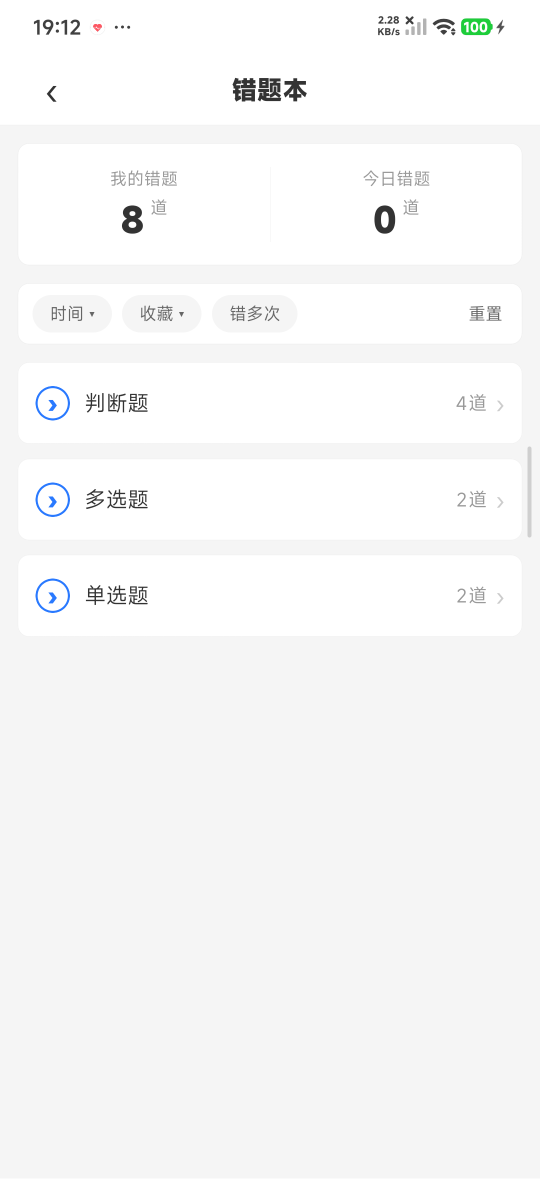
#> input picture training-app/叉车维修培训学员端跨端应用/docs/verification/device/1083/20-groups-view.png, 1080 x 2400 px (shown at 1/2 size)
$ python structure-check.py
#> lines starting #> are read from the running program, lines starting #| are printed output that depends on the picture; after the words box and inside, x2 and y2 are one past the last pixel; in counts of white or black regions, pixels touching at a corner belong together
"""#1083 ①a 真机取证的像素结构断言（PIL + numpy，**非 OCR**）。

判据形状照先例 docs/verification/device/1080/structure-check.py。
颜色 / 尺寸事实取自 pages/profile/components/wrong-question-card.uvue 的 <style>：

    .record-question-img   height:320rpx、background-color:#f8f9fa   （题干图块）
    .card-action-btn       border:1rpx solid #2979ff（「查看答案与解析」，白底蓝描边）
    .card-action-primary   background-color:#2979ff（实心「重做」）
    .card-action-danger    border:1rpx solid #f44336（描边「移出」）
    .answer-section        background-color:#f8f9fa、padding:16rpx、margin-top:16rpx
    .answer-line/.answer-explain   color:#666666（空态 .answer-empty 为 #999999）

本机 rpx→px 系数 = 1156/750 = 1.54133 ⇒ 320rpx = 493.2 px。

⚠️ 面板色 #f8f9fa 与页面底色 #f5f5f5 只差 3 —— 判面板时 TOL 必须收到 2，
   否则两种底色互相污染（首版 TOL=6 就踩了这个坑，读数不可用）。

用法：
    python structure-check.py                 # 断言同目录下的 20/21/22 三张图
    python structure-check.py --dir <目录>

退出码：0 = 全部断言通过；1 = 有断言失败。
"""

import argparse
import os
import sys

import numpy as np
from PIL import Image

# 本机控制台是 GBK：不强制 UTF-8 时，输出里的 ⇒ 之类字符会直接抛 UnicodeEncodeError，
# 且 Tee 出去的机检文件会变成 GBK（入库产物必须是 UTF-8）。
try:
    sys.stdout.reconfigure(encoding='utf-8', errors='replace')
except Exception:
    pass

BLUE = (0x29, 0x79, 0xFF)   # #2979ff
RED = (0xF4, 0x43, 0x36)    # #f44336
PANEL = (0xF8, 0xF9, 0xFA)  # #f8f9fa
TEXT = (0x66, 0x66, 0x66)   # #666666

RIGHT_HALF_X = 620          # 卡片操作行都在右半区；左半区是题干/标签
MIN_BAND_PX = 20
PANEL_TOL = 2               # 见文件头：必须收紧，否则与 #f5f5f5 混淆

FAILS = []
INFOS = []


def load(path):
    if not os.path.exists(path):
        FAILS.append(f'缺图：{os.path.basename(path)}')
        return None
    return np.array(Image.open(path).convert('RGB'))


def mask(a, rgb, tol=6):
    r, g, b = rgb
    return ((np.abs(a[:, :, 0].astype(int) - r) <= tol) &
            (np.abs(a[:, :, 1].astype(int) - g) <= tol) &
            (np.abs(a[:, :, 2].astype(int) - b) <= tol))


def bands(m, x_from=0, min_px=MIN_BAND_PX):
    sub = m[:, x_from:]
    rows = sub.sum(axis=1)
    out, inb, start = [], False, 0
    for y, c in enumerate(rows):
        if c >= min_px and not inb:
            inb, start = True, y
        elif c < min_px and inb:
            inb = False
            out.append((start, y - 1))
    if inb:
        out.append((start, len(rows) - 1))
    res = []
    for (y0, y1) in out:
        s = sub[y0:y1 + 1]
        xs = np.where(s.any(axis=0))[0]
        if len(xs):
            res.append((y0, y1, int(xs.min()) + x_from, int(xs.max()) + x_from, int(s.sum())))
    return res


def show(title, bs):
    print(f'  {title}: bands={len(bs)}')
    for (y0, y1, x0, x1, px) in bs:
        print(f'     y {y0:5d}-{y1:5d} (h={y1 - y0 + 1:4d})  x {x0:5d}-{x1:5d}  px={px}')


def main():
    ap = argparse.ArgumentParser()
    ap.add_argument('--dir', default=os.path.dirname(os.path.abspath(__file__)))
    ap.add_argument('--groups', default='20-groups-view.png')
    ap.add_argument('--cards', default='21-card-list.png')
    ap.add_argument('--opened', default='22-answer-open.png')
    a = ap.parse_args()

    groups = load(os.path.join(a.dir, a.groups))
    cards = load(os.path.join(a.dir, a.cards))
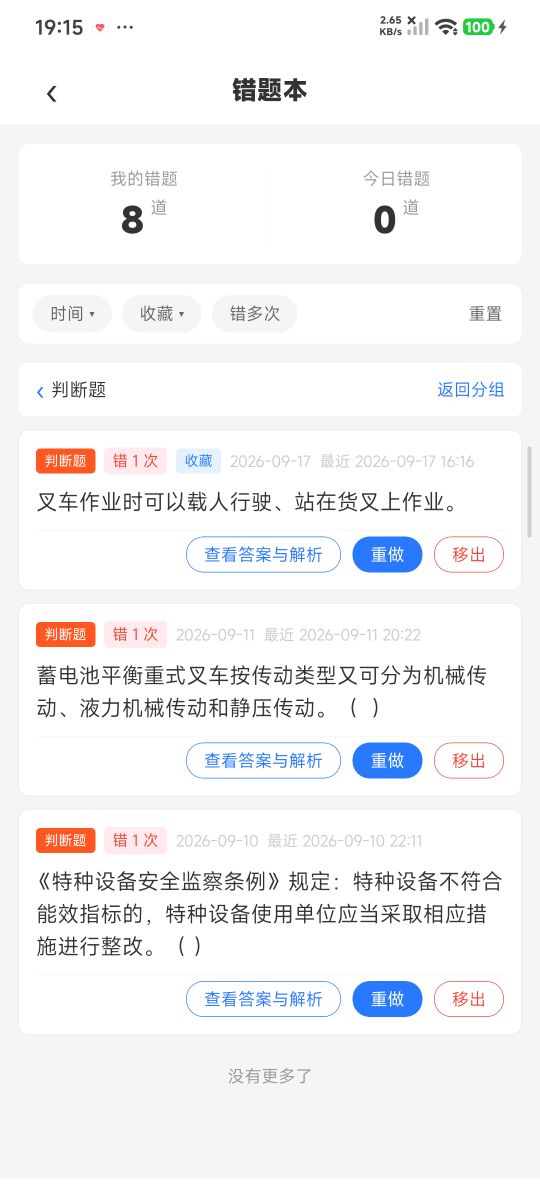
#> input picture training-app/叉车维修培训学员端跨端应用/docs/verification/device/1083/21-card-list.png, 1080 x 2400 px (shown at 1/2 size)
    opened = load(os.path.join(a.dir, a.opened))
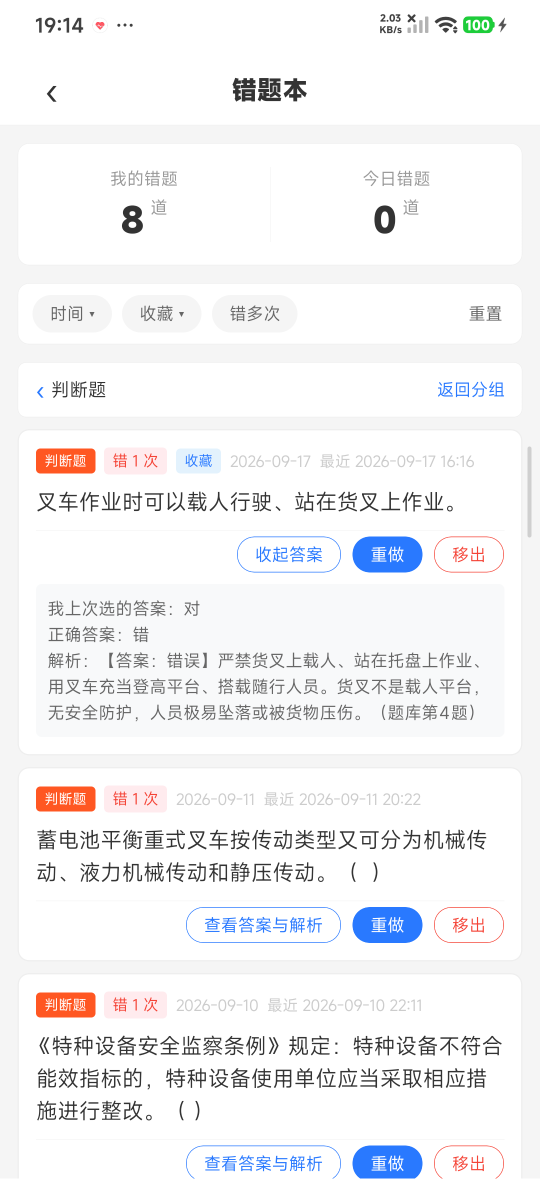
#> input picture training-app/叉车维修培训学员端跨端应用/docs/verification/device/1083/22-answer-open.png, 1080 x 2400 px (shown at 1/2 size)
    if groups is None or cards is None or opened is None:
        print('\n'.join(FAILS))
        return 1

    for name, img in ((a.groups, groups), (a.cards, cards), (a.opened, opened)):
        print(f'image {name}: {img.shape[1]} x {img.shape[0]}')
#> this loop made 3 passes
#> name on passes 1 to 3: '20-groups-view.png', '21-card-list.png', '22-answer-open.png'
#| image 20-groups-view.png: 1080 x 2400
#| image 21-card-list.png: 1080 x 2400
#| image 22-answer-open.png: 1080 x 2400

    # ---- A. 分组视图：右半区没有卡片操作行 ----
    print('\n[A] 分组视图（默认态）右半区不得出现卡片操作行')
    gb = bands(mask(groups, BLUE), RIGHT_HALF_X)
#> in mask, `return ((np.abs(a[:, :, 0].astype(int) - r) <= tol) & (np.abs(a[:, :, ..`:
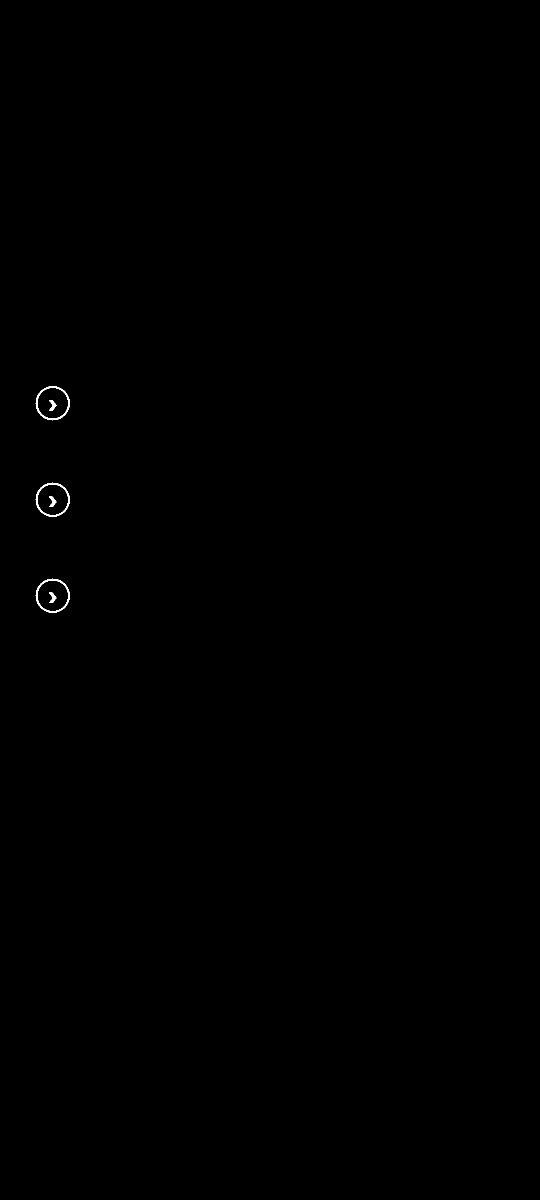
#> returned value: shape (2400, 1080) bool (shown at 1/2 size); 0.1% white; 6 white regions, box (x1, y1, x2, y2) and area: (71, 772, 140, 841) 668, (71, 965, 140, 1034) 668, (71, 1157, 140, 1226) 668, (98, 800, 113, 821) 158, (98, 993, 113, 1014) 158, (98, 1185, 113, 1206) 158
#> in bands, `sub = m[:, x_from:]`: sub: shape (2400, 460) bool; every value is 0
#> in bands, `rows = sub.sum(axis=1)`: rows = 2400 values from 0 to 0
#> after the loop in bands, `for y, c in enumerate(rows):`: inb = False; out = []; start = 0
#> after the loop in bands, `for (y0, y1) in out:`: res = []
#> gb = []
    gr = bands(mask(groups, RED), RIGHT_HALF_X)
#> in mask (call 2), `return ((np.abs(a[:, :, 0].astype(int) - r) <= tol) & (np.abs(a[:, :, ..`: returned value: shape (2400, 1080) bool; every value is 0
#> gr = []
    show('blue #2979ff x>620', gb)
#|   blue #2979ff x>620: bands=0
    show('red  #f44336 x>620', gr)
#|   red  #f44336 x>620: bands=0
    if not gb and not gr:
        print('  PASS 分组视图右半区零操作行 ⇒ 默认确为分组视图')
    else:
        FAILS.append('分组视图右半区出现卡片操作行 ⇒ 这一帧不是分组视图')

    # ---- B. 下钻后卡片列表渲染出操作行 ----
    print('\n[B] 下钻后卡片列表：右半区应有实心主按钮 + 描边危险按钮')
    cb = bands(mask(cards, BLUE), RIGHT_HALF_X)
#> in mask (call 3), `return ((np.abs(a[:, :, 0].astype(int) - r) <= tol) & (np.abs(a[:, :, ..`: returned value: shape (2400, 1080) bool; 1.2% white; 276 white regions (191 under 20 px), largest, box (x1, y1, x2, y2) and area: (705, 1073, 845, 1145) 7751, (705, 1485, 845, 1557) 7751, (705, 1962, 845, 2034) 7751
#> call 3 of bands, with x_from = 620, min_px = 20
#> in bands (call 3), `sub = m[:, x_from:]`: sub: shape (2400, 460) bool; 2.3% white; 125 white regions (95 under 20 px), largest, box (x1, y1, x2, y2) and area: (85, 1073, 225, 1145) 7751, (85, 1485, 225, 1557) 7751, (85, 1962, 225, 2034) 7751
#> in bands (call 3), `rows = sub.sum(axis=1)`: rows = 2400 values, max 133 at index 1092, min 0 at index 0, mean 10.41
#> the loop in bands (call 3), `for y, c in enumerate(rows):` made 2400 passes
#> inb on passes 766, 768, 773, 780, 781, 785, 790, 794, 1074, 1146, 1486, 1558: True, False, True, False, True, False, True, False, True, False, True, False
#> after the loop in bands (call 3), `for y, c in enumerate(rows):`: inb = False; out = [(765, 766), (772, 778), (780, 783), (789, 792), (1073, 1144), (1485, 1556), (1962, 2033)]; start = 1962
#> the loop in bands (call 3), `for (y0, y1) in out:` made 7 passes
#> after the loop in bands (call 3), `for (y0, y1) in out:`:
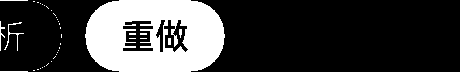
#> s: shape (72, 460) bool; 24.4% white; 38 white regions (31 under 20 px), largest, box (x1, y1, x2, y2) and area: (85, 0, 225, 72) 7751, (4, 22, 24, 51) 85, (0, 21, 5, 51) 46
#> after the loop in bands (call 3), `for (y0, y1) in out:`: res = [(765, 766, 879, 1004, 95), (772, 778, 877, 1004, 229), (780, 783, 881, 1004, 120), (789, 792, 877, 1007, 154), (1073, 1144, 620, 844, 8068), (1485, 1556, 620, 844, 8068), (1962, 2033, 620, 844, 8068)]
#> cb has the same summary as res in bands
    cr = bands(mask(cards, RED), RIGHT_HALF_X)
#> in mask (call 4), `return ((np.abs(a[:, :, 0].astype(int) - r) <= tol) & (np.abs(a[:, :, ..`: returned value: shape (2400, 1080) bool; 0.11% white in thin lines or dots, all inside (x1, y1, x2, y2) = (227, 907, 1008, 2034)
#> in bands (call 4), `sub = m[:, x_from:]`: sub: shape (2400, 460) bool; 0.16% white in thin lines or dots, all inside (x1, y1, x2, y2) = (248, 1073, 388, 2034)
#> cr = 18 items, first 6: (1073, 1073, 902, 973, 72), (1097, 1097, 870, 1005, 24), (1106, 1107, 868, 1007, 58), (1110, 1110, 868, 1007, 20), (1121, 1121, 870, 1005, 31), (1144, 1144, 902, 973, 72)
    show('blue #2979ff x>620', cb)
#|   blue #2979ff x>620: bands=7
    show('red  #f44336 x>620', cr)
#|   red  #f44336 x>620: bands=18
    if cb and cr:
        print(f'  PASS 卡片列表渲染：实心/描边带 {len(cb)} / {len(cr)}')
#|   PASS 卡片列表渲染：实心/描边带 7 / 18
    else:
        FAILS.append('下钻后右半区没有卡片操作行 ⇒ 卡片列表未渲染')

    # ---- C. 展开后出现答案面板（#f8f9fa）且内含 #666666 文字行 ----
    print('\n[C] 点「查看答案与解析」后：出现答案面板（#f8f9fa，TOL=2）且含 #666666 文字行')
    ob = bands(mask(opened, BLUE), RIGHT_HALF_X)
#> in mask (call 5), `return ((np.abs(a[:, :, 0].astype(int) - r) <= tol) & (np.abs(a[:, :, ..`: returned value: shape (2400, 1080) bool; 1.1% white; 258 white regions (181 under 20 px), largest, box (x1, y1, x2, y2) and area: (705, 1073, 845, 1145) 7751, (705, 1814, 845, 1886) 7751, (705, 2291, 845, 2357) 7193
#> in bands (call 5), `sub = m[:, x_from:]`:
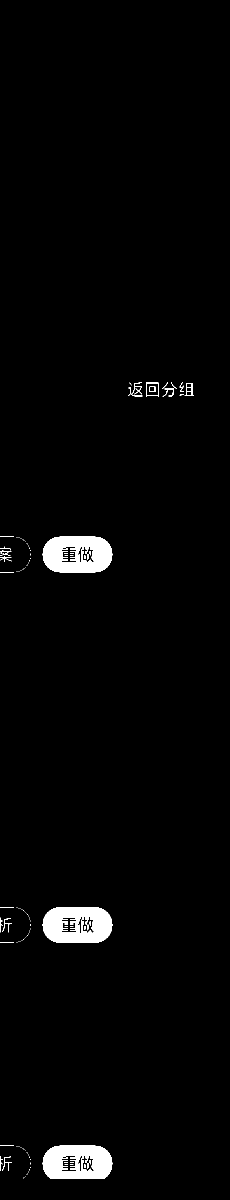
#> sub: shape (2400, 460) bool (shown at 1/2 size); 2.2% white; 120 white regions (90 under 20 px), largest, box (x1, y1, x2, y2) and area: (85, 1073, 225, 1145) 7751, (85, 1814, 225, 1886) 7751, (85, 2291, 225, 2357) 7193
#> in bands (call 5), `rows = sub.sum(axis=1)`: rows = 2400 values, max 142 at index 1103, min 0 at index 0, mean 10.18
#> the loop in bands (call 5), `for y, c in enumerate(rows):` made 2400 passes
#> after the loop in bands (call 5), `for y, c in enumerate(rows):`: inb = False; out = [(765, 766), (772, 778), (780, 783), (789, 792), (1073, 1144), (1814, 1885), (2291, 2356)]; start = 2291
#> the loop in bands (call 5), `for (y0, y1) in out:` made 7 passes
#> after the loop in bands (call 5), `for (y0, y1) in out:`:
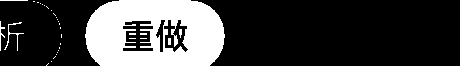
#> s: shape (66, 460) bool; 24.6% white; 32 white regions (26 under 20 px), largest, box (x1, y1, x2, y2) and area: (85, 0, 225, 66) 7193, (4, 22, 24, 51) 85, (0, 21, 5, 51) 46, (0, 0, 28, 1) 28, (179, 29, 182, 38) 21, (168, 38, 171, 45) 21
#> after the loop in bands (call 5), `for (y0, y1) in out:`: res = [(765, 766, 879, 1004, 95), (772, 778, 877, 1004, 229), (780, 783, 881, 1004, 120), (789, 792, 877, 1007, 154), (1073, 1144, 620, 844, 8116), (1814, 1885, 620, 844, 8068), (2291, 2356, 620, 844, 7475)]
#> ob has the same summary as res in bands
    show('blue #2979ff x>620（展开帧）', ob)
#|   blue #2979ff x>620（展开帧）: bands=7
    pb = bands(mask(opened, PANEL, PANEL_TOL), 0)
#> in mask (call 6), `return ((np.abs(a[:, :, 0].astype(int) - r) <= tol) & (np.abs(a[:, :, ..`: returned value: shape (2400, 1080) bool; 10% white; 1677 white regions (1600 under 20 px), largest, box (x1, y1, x2, y2) and area: (72, 1168, 1009, 1474) 247989, (0, 249, 1080, 250) 1080, (72, 1061, 1009, 1062) 937
#> pb = 14 items, first 6: (161, 161, 569, 611, 34), (249, 249, 0, 1079, 1080), (287, 287, 58, 595, 538), (419, 419, 316, 830, 22), (567, 567, 58, 595, 538), (988, 988, 634, 669, 32)
    show('#f8f9fa 全宽（TOL=2）', pb)
#|   #f8f9fa 全宽（TOL=2）: bands=14
    panel = [b for b in pb if 100 <= (b[1] - b[0] + 1) <= 420]
#> panel = [(1168, 1473, 72, 1008, 251496)]
    txt = bands(mask(opened, TEXT), 0, min_px=5)
#> in mask (call 7), `return ((np.abs(a[:, :, 0].astype(int) - r) <= tol) & (np.abs(a[:, :, ..`: returned value: shape (2400, 1080) bool; 0.7% white in thin lines or dots, all inside (x1, y1, x2, y2) = (72, 29, 1012, 2241)
#> txt = 47 items, first 6: (48, 48, 239, 1011, 7), (51, 51, 998, 1003, 6), (57, 57, 100, 802, 6), (160, 160, 483, 509, 11), (188, 188, 100, 601, 16), (612, 641, 104, 1002, 1855)
    show('#666666 全宽', txt)
#|   #666666 全宽: bands=47
    if panel and txt and any(b[0] <= t[0] <= b[1] for b in panel for t in txt):
        print(f'  PASS 答案面板 {len(panel)} 块（高度 100–420px），其内有 #666666 文字行 {len(txt)} 条')
#|   PASS 答案面板 1 块（高度 100–420px），其内有 #666666 文字行 47 条
    else:
        FAILS.append('展开后未见「高度 100–420px 的 #f8f9fa 面板 + 其内 #666666 文字行」')

    # ---- D. 卡片增高：第 2 张卡的操作行被面板推下 ----
    # 只认「操作行」形状的带（实心主按钮 h ≈ 72px = 12rpx+24rpx*1.5 量级）：
    # 帧里还有状态栏/角标之类的小蓝带（h ≤ 8），直接取 cb[1] 会取错（首版就踩了这个）。
    def action_rows(bs):
        return [b for b in bs if 60 <= (b[1] - b[0] + 1) <= 80]

    print('\n[D] 展开后卡片增高：第 2 张卡的操作行 y 应更大')
    cb_rows, ob_rows = action_rows(cb), action_rows(ob)
#> cb_rows = [(1073, 1144, 620, 844, 8068), (1485, 1556, 620, 844, 8068), (1962, 2033, 620, 844, 8068)]; ob_rows = [(1073, 1144, 620, 844, 8116), (1814, 1885, 620, 844, 8068), (2291, 2356, 620, 844, 7475)]
    print(f'  操作行数：折叠态 {len(cb_rows)} / 展开态 {len(ob_rows)}')
#|   操作行数：折叠态 3 / 展开态 3
    if len(cb_rows) >= 2 and len(ob_rows) >= 2:
        y0, y1 = cb_rows[1][0], ob_rows[1][0]
#> y0 = 1485; y1 = 1814
        print(f'  第 2 张卡操作行 y: {y0} → {y1}  delta={y1 - y0}')
#|   第 2 张卡操作行 y: 1485 → 1814  delta=329
        if y1 > y0:
            print('  PASS 卡片增高')
        else:
            FAILS.append('展开后第 2 张卡未被推下 ⇒ 面板未插入')
    else:
        FAILS.append('帧内操作行不足 2，无法用「被推下」证明增高')

    # ---- E. 题干图块（报告项，不判红）----
    print('\n[E] 题干图块（320rpx = 493px，报告项，不参与判红）')
    img_bands = [b for b in bands(mask(cards, PANEL, PANEL_TOL), 0) if 450 <= (b[1] - b[0] + 1) <= 540]
#> in mask (call 8), `return ((np.abs(a[:, :, 0].astype(int) - r) <= tol) & (np.abs(a[:, :, ..`:
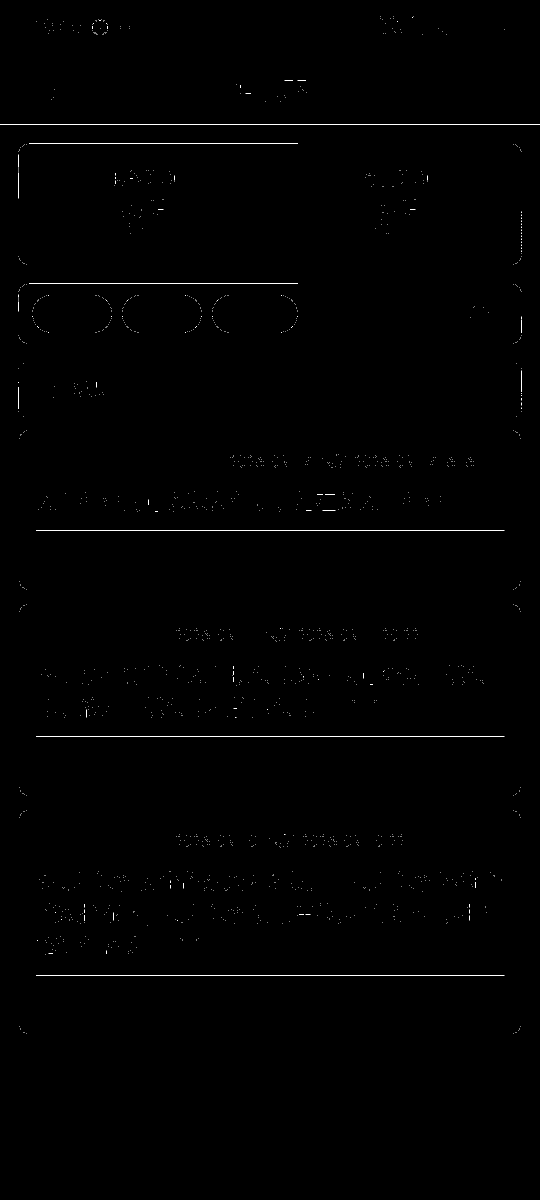
#> returned value: shape (2400, 1080) bool (shown at 1/2 size); 0.28% white in thin lines or dots, all inside (x1, y1, x2, y2) = (0, 32, 1080, 2068)
#> img_bands = []
    if img_bands:
        show('疑似题干图块', img_bands)
        INFOS.append(f'疑似题干图块 {len(img_bands)} 处')
    else:
        print('  本帧无高度 ≈493px 的 #f8f9fa 块')
        INFOS.append('本帧无带图错题 ⇒ 图块高度判据未主张')

    print('\n=== 汇总 ===')
    for i in INFOS:
        print(f'INFO {i}')
    for f in FAILS:
        print(f'FAIL {f}')
    print(f'structure-check: {"OK" if not FAILS else "FAILED"} ({len(FAILS)} 条断言未过)')
    return 1 if FAILS else 0


if __name__ == '__main__':
    sys.exit(main())
#> (the program exits here)
